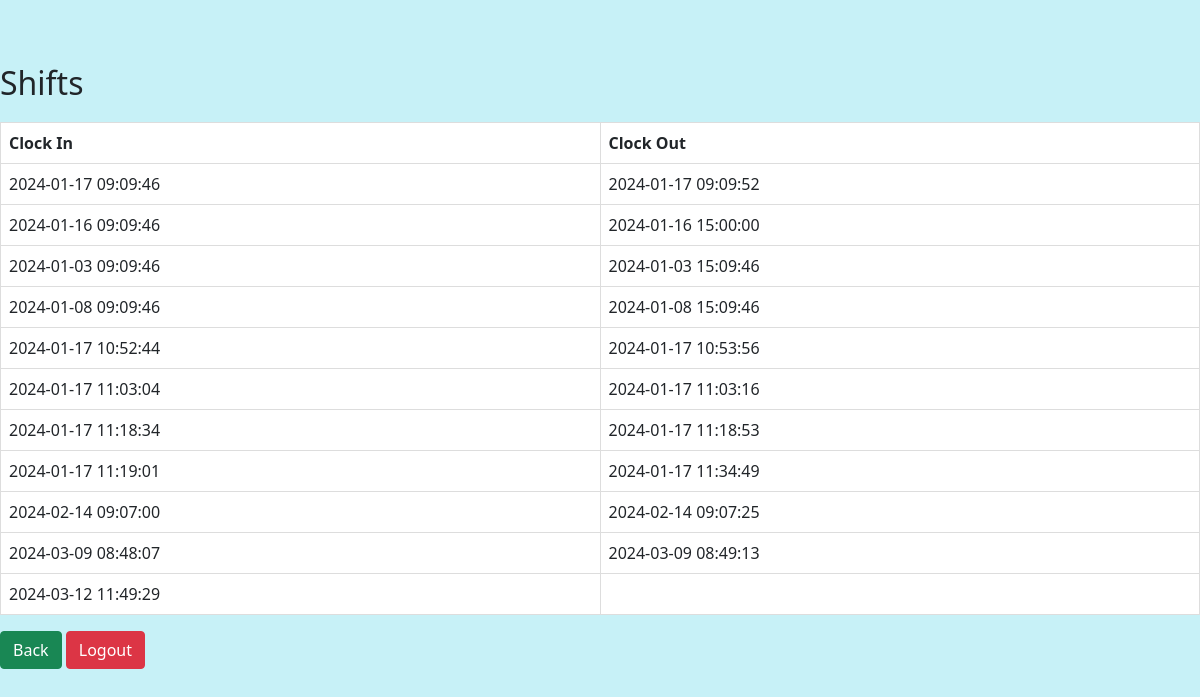
Screenshot of /employee_profile.php (signed in) with the database file from the repository.
### tables this page shows
CREATE TABLE "shifts" (
	"shift_id"	INTEGER,
	"user_id"	INTEGER,
	"clock_in"	DATETIME,
	"clock_out"	DATETIME,
	FOREIGN KEY("user_id") REFERENCES "users"("user_id"),
	PRIMARY KEY("shift_id" AUTOINCREMENT)
);

### employee_profile.php (the view, shortened to what this page needs)
<?php
$user_id = isset($_SESSION['user_id']) ? $_SESSION['user_id'] : 0;
function getUserById($user_id) {
    $sqlite = new SQLite3(db_file);
    $user_id = filter_var($user_id, FILTER_VALIDATE_INT);
    $stmt = $sqlite->prepare("SELECT clock_in, clock_out, strftime('%H:%M:%S', clock_out - clock_in) AS total FROM shifts WHERE user_id = ?");
    $stmt->bindParam(1, $user_id, SQLITE3_INTEGER);
    $result = $stmt->execute();
    if ($result) {
        echo "<p><br><br>";
        echo "<h2>Shifts</h2>";
        echo "<table class='table table-hover'>";
        echo "<tr><th>Clock In</th><th>Clock Out</th></tr>";
        while ($row = $result->fetchArray(SQLITE3_ASSOC)) {
            echo "<tr>";
            echo "<td>" . htmlspecialchars($row["clock_in"]) . "</td>";
            echo "<td>" . htmlspecialchars($row["clock_out"]) . "</td>";
            echo "</tr>";
        }
        echo "</table>";
    } else {
        echo "No shift found for User ID: " . $user_id;
        $stmt->close();
    }
}
?>
<!DOCTYPE html>
<html lang="en">
<head>
    <link rel="stylesheet" href="bootstrap.min.css">
    <link rel="stylesheet" href="docs.css">
</head>
<body>
<body>
    <?php
    if(isset($user_id)) {
        getUserById($user_id);
    } else {
        echo "User ID is not set.";
    }
    ?>
    <button class="btn btn-success" type="button" onclick="location.href='time_clock.php'">Back</button>
    <button class="btn btn-danger" type="button" onclick="location.href='logout.php'">Logout</button>
</body>
</html>

### docs.css (style rules this page uses)
:root { --bs-breakpoint-xs: 0;--bs-breakpoint-sm: 576px;--bs-breakpoint-md: 768px;--bs-breakpoint-lg: 992px;--bs-breakpoint-xl: 1200px;--bs-breakpoint-xxl: 1400px }
:root,[data-bs-theme="light"] { --bd-purple: #4c0bce;--bd-violet: #712cf9;--bd-accent: #ffe484;--bd-violet-rgb: 112.520718,44.062154,249.437846;--bd-accent-rgb: 255,228,132;--bd-pink-rgb: 214,51,132;--bd-teal-rgb: 32,201,151;--bd-violet-bg: var(--bd-violet);--bd-toc-color: var(--bd-violet);--bd-sidebar-link-bg: rgba(var(--bd-violet-rgb), .1);--bd-callout-link: 10,88,202;--bd-callout-code-color: #ab296a;--bd-pre-bg: var(--bs-tertiary-bg) }
:root { --docsearch-primary-color: var(--bd-violet);--docsearch-logo-color: var(--bd-violet) }
:root,[data-bs-theme="light"] { --base02: #c8c8fa;--base03: #565c64;--base04: #666;--base05: #333;--base06: #fff;--base07: #13795b;--base08: #c6303e;--base09: #087990;--base0A: #6f42c1;--base0B: #084298;--base0C: #084298;--base0D: #6f42c1;--base0E: #ab296a;--base0F: #333 }

### employee_profile.php (style rules this page uses)
body { background-color: #C7F1F7; }
table { width: 100%; margin-top: 20px; border-collapse: collapse; background-color :white; }
th, td { border: 1px solid #ddd; padding: 8px; text-align: left; }
th { background-color: #f2f2f2; }

### rows the page displays
shifts: clock_in "2024-01-17 09:09:46", clock_out "2024-01-17 09:09:52"
shifts: clock_in "2024-01-16 09:09:46", clock_out "2024-01-16 15:00:00"
shifts: clock_in "2024-01-03 09:09:46", clock_out "2024-01-03 15:09:46"
shifts: clock_in "2024-01-08 09:09:46", clock_out "2024-01-08 15:09:46"
shifts: clock_in "2024-01-17 10:52:44", clock_out "2024-01-17 10:53:56"
shifts: clock_in "2024-01-17 11:03:04", clock_out "2024-01-17 11:03:16"
shifts: clock_in "2024-01-17 11:18:34", clock_out "2024-01-17 11:18:53"
shifts: clock_in "2024-01-17 11:19:01", clock_out "2024-01-17 11:34:49"
shifts: clock_in "2024-02-14 09:07:00", clock_out "2024-02-14 09:07:25"
shifts: clock_in "2024-03-09 08:48:07", clock_out "2024-03-09 08:49:13"
shifts: clock_in "2024-03-12 11:49:29"
